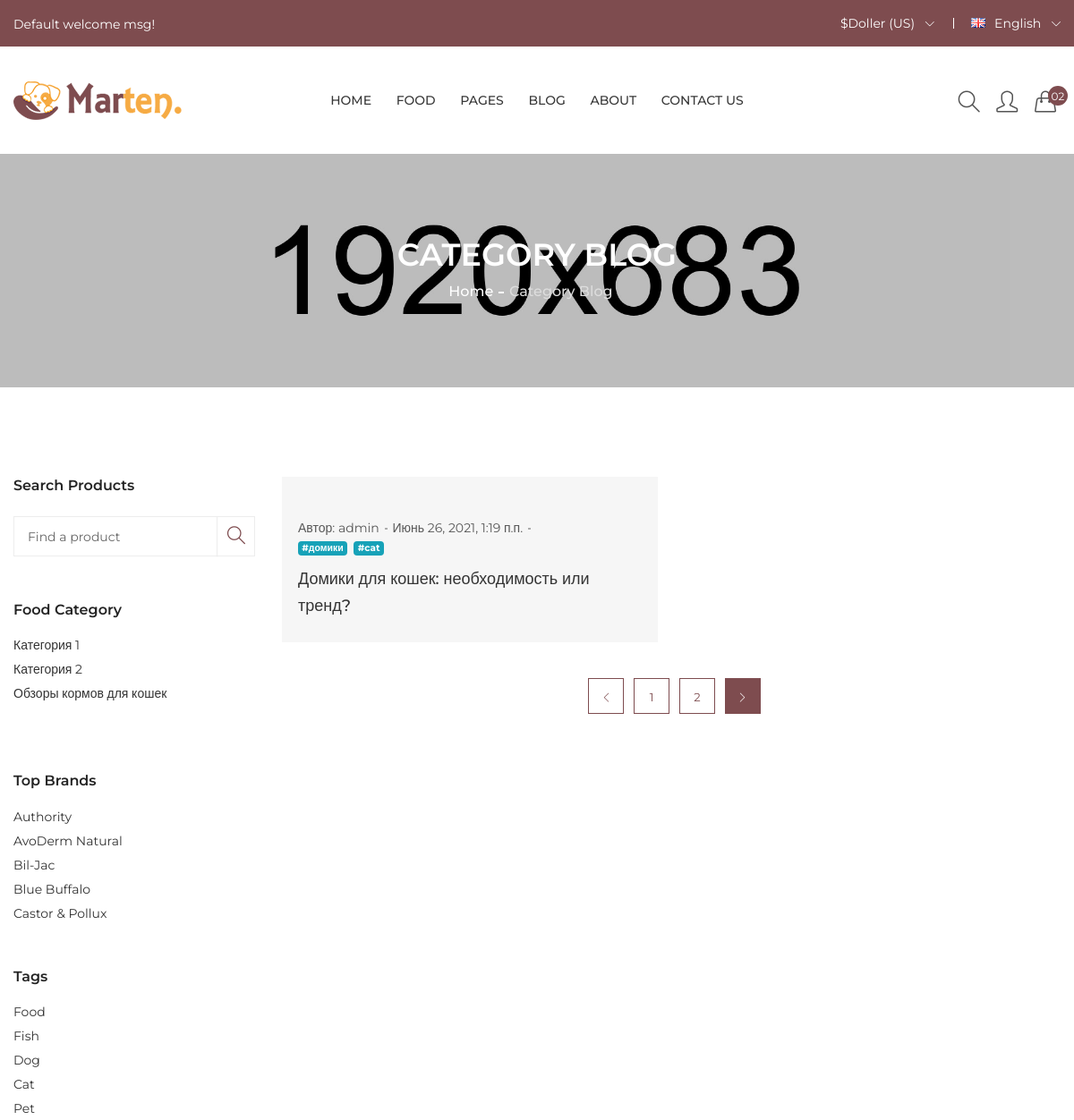
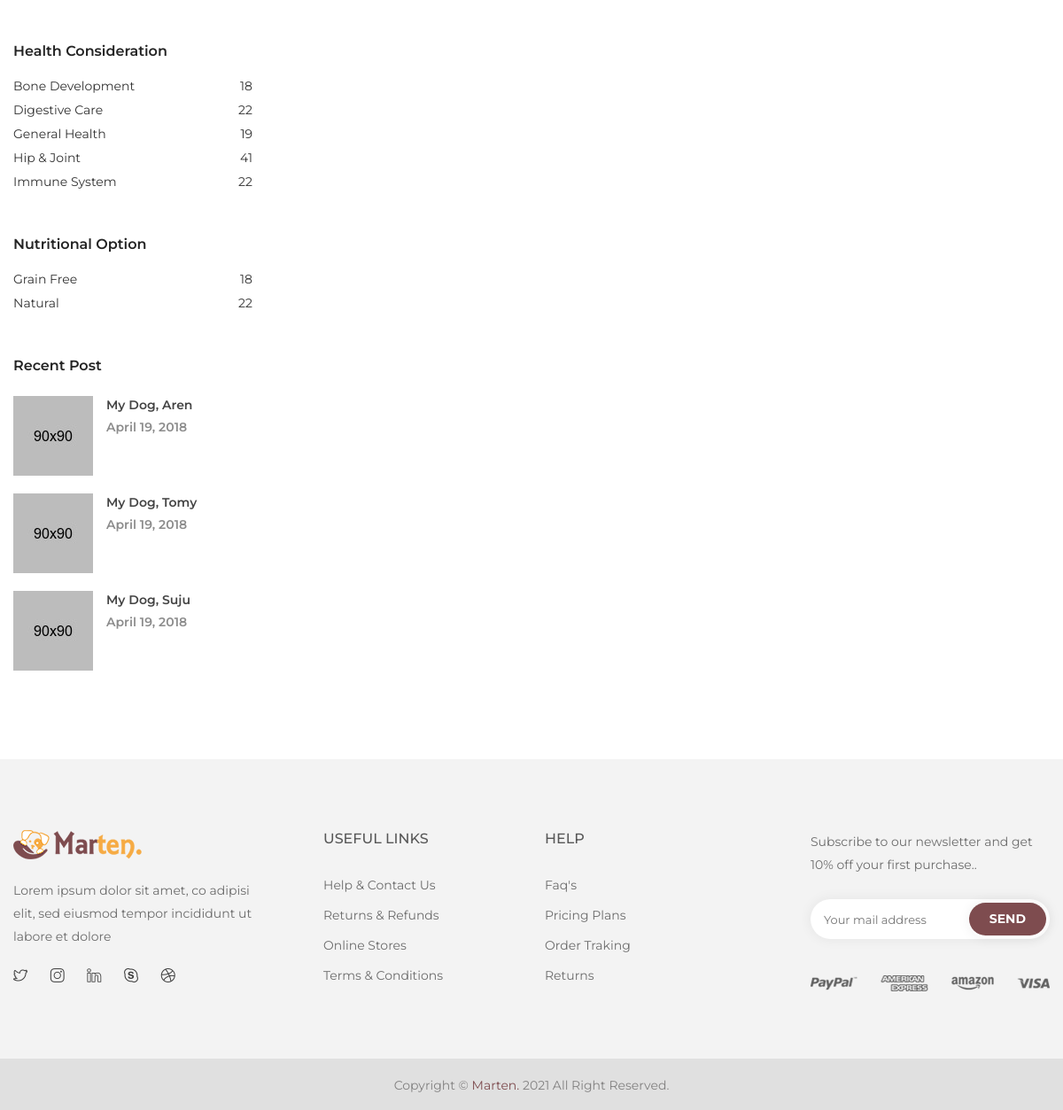
The app's page /category/2/ with its own data (2 pictures, top to bottom).
### eStore_blog/models.py (models this page shows, shortened)
class Blog(models.Model):
    title = models.CharField(max_length=150)
    url = models.SlugField()
    content = models.TextField(blank=True)
    created_at = models.DateTimeField(auto_now_add=True)
    updated_at = models.DateTimeField(auto_now=True)
    photo = models.ImageField(upload_to='photos/%Y/%m/%d/')
    author = models.ForeignKey(User, on_delete=models.PROTECT, verbose_name='Автор')
    category = models.ForeignKey('Category', on_delete=models.PROTECT, null=True, verbose_name='Категории')
    tag = TaggableManager()
    is_published = models.BooleanField(default=True)
    def get_absolute_url(self):
        return reverse_lazy('view_post', kwargs={'pk': self.pk})
    class Meta:
        verbose_name = 'Новость'
        verbose_name_plural = "Новости"
        ordering = ['-created_at']

class Category(models.Model):
    title = models.CharField(max_length=150, db_index=True, verbose_name='Назваие категории')
    def get_absolute_url(self):
        return reverse_lazy('category', kwargs={'category_id': self.pk})
    def __str__(self):
        return self.title
    class Meta:
        verbose_name = 'Категория'
        verbose_name_plural = "Категории"
        ordering = ['title']

### eStore_blog/views.py (the view)
# urls.py: path('category/<int:category_id>/', BlogByCategory.as_view(), name='category'),
class BlogByCategory(ListView):
    model = Blog
    template_name = 'eStore_blog/blog_category.html'
    context_object_name = 'blogs'
    allow_empty = False  # отображает 404 код ошибки когда нет объекта как в get_object_or_404
    def get_context_data(self, *, object_list=None, **kwargs):  # переопределение данных через функцию get_context_data
        context = super(BlogByCategory, self).get_context_data(**kwargs)
        context['title'] = Category.objects.get(pk=self.kwargs['category_id'])
        return context
    def get_queryset(self):
        return Blog.objects.filter(category_id=self.kwargs['category_id'], is_published=True)

### eStore_blog/templatetags/blog_tags.py (called while the page is built)
@register.inclusion_tag('includes/list_categories.html')
def show_categories():
    categories = Category.objects.all()
    return {'categories': categories}

### eStore_blog/templates/eStore_blog/blog_category.html (shortened to what this page needs)
{% extends 'layouts/base.html' %}
{% block content %}
    {% include 'includes/header.html' %}
    <div class="breadcrumb-area pt-95 pb-95 bg-img"
         style="background-image:url(/static/assets/img/banner/banner-2.jpg);">
        <div class="container">
            <div class="breadcrumb-content text-center">
                <h2>Category blog</h2>
                <ul>
                    <li><a href="{% url 'index' %}">home</a></li>
                    <li class="active">Category blog</li>
                </ul>
            </div>
        </div>
    </div>
    <div class="shop-area pt-100 pb-100">
        <div class="container">
            <div class="row flex-row-reverse">
                <div class="col-lg-9 col-md-8">
                    <div class="row">
                        {% for blog in blogs %}
                            <div class="col-lg-6 col-md-6">
                                <div class="blog-wrapper mb-30 gray-bg">
                                    <div class="blog-img hover-effect">
                                    </div>
                                    <div class="blog-content">
                                        <div class="blog-meta">
                                            <ul>
                                                <li>Автор: <span>{{ blog.author }}</span></li>
                                                <li>{{ blog.created_at }}</li>
                                                <br>
                                                {% for tag in blog.tag.all %}
                                                    <a href="#" class="mr-1 badge badge-info">#{{ tag }}</a>
                                                {% endfor %}
                                            </ul>
                                        </div>
                                        <h4><a href="{{ blog.get_absolute_url }}">{{ blog.title }}</a></h4>
                                    </div>
                                </div>
                            </div>
                        {% endfor %}
                    </div>
                    <div class="pagination-style text-center mt-10">
                        <ul>
                            <li>
                                <a href="#"><i class="icon-arrow-left"></i></a>
                            </li>
                            <li>
                                <a href="#">1</a>
                            </li>
                            <li>
                                <a href="#">2</a>
                            </li>
                            <li>
                                <a class="active" href="#"><i class="icon-arrow-right"></i></a>
                            </li>
                        </ul>
                    </div>
                </div>
                {% include 'includes/_sidebar.html' %}
            </div>
        </div>
    </div>
    {% include 'includes/footer.html' %}
{% endblock content %}

### templates/includes/list_categories.html
<div class="shop-list-style mt-20">
    <ul>
        {% for cat in categories %}
            <li><a href="{{ cat.get_absolute_url }}">{{ cat.title }}</a></li>
        {% endfor %}
        <br>
    </ul>
</div>

### eStore_core/static/assets/css/responsive.css (style rules this page uses)
@media (min-width: 992px) and (max-width: 1200px) { .blog-content > h4 { font-size: 18px; } }
@media (min-width: 992px) and (max-width: 1200px) { .blog-content { padding: 26px 18px; } }

### records on screen
Blog: author "admin", created_at "Июнь 26, 2021, 1:19 п.п.", title "Домики для кошек: необходимость или тренд?"
Tag: name "домики"
Tag: name "cat"
Category: title "Категория 1"
Category: title "Категория 2"
Category: title "Обзоры кормов для кошек"
